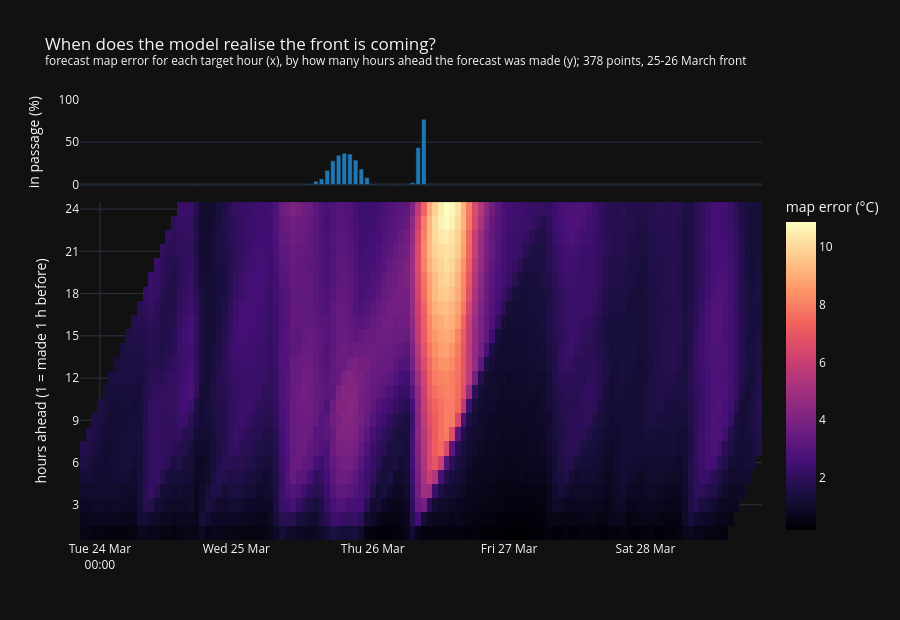

This figure's notebook cell:
### Markdown cell above
## Error by target hour and hours ahead

Each column is one target hour, each row how many hours ahead the forecast for it was made. A front that the
model only "sees" late shows up as a bright column that turns dark only near the bottom (short lead times).
Each diagonal line from bottom-left to top-right is one single run. Top: share of points in a front passage.

### Code cell
fig = make_subplots(rows=2, cols=1, shared_xaxes=True, row_heights=[0.2, 0.8], vertical_spacing=0.04)
fig.add_trace(go.Bar(x=targets, y=100 * share, marker_color="#1f77b4", name="points in front passage (%)",
                     hovertemplate="%{x|%a %d %b %H:%M}: %{y:.0f} %<extra></extra>"), row=1, col=1)
fig.add_trace(go.Heatmap(z=E, x=targets, y=np.arange(1, 25), colorscale="Magma", colorbar={"title": "map error (°C)", "y": 0.4, "len": 0.8},
                         hovertemplate="target %{x|%a %d %b %H:%M}, %{y} h ahead: %{z:.1f} °C<extra></extra>"), row=2, col=1)
fig.update_yaxes(title_text="in passage (%)", range=[0, 100], row=1, col=1)
fig.update_yaxes(title_text="hours ahead (1 = made 1 h before)", dtick=3, row=2, col=1)
fig.update_xaxes(tickformat="%a %d %b\n%H:%M", row=2, col=1)
fig.update_layout(height=620, template="plotly_dark", showlegend=False,
                  title="When does the model realise the front is coming?<br><sup>forecast map error for each target hour (x), "
                        "by how many hours ahead the forecast was made (y); 378 points, 25-26 March front</sup>")
fig.write_html(FIG / "exp9_error_by_lead.html", include_plotlyjs="cdn")
fig.show()
